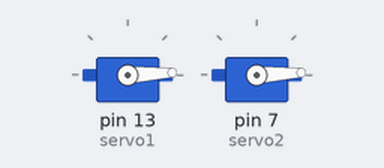
Recording of a sketch running on a simulated Arduino Uno, built with avr-gcc and run on an emulated ATmega328P. On the bench: 2 × servo.

Above: at 0.05 s.
At 0.7 s:
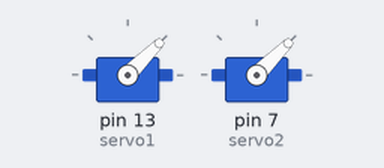
At 1.4 s:
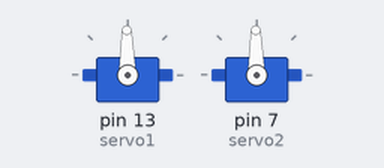
At 2.8 s:
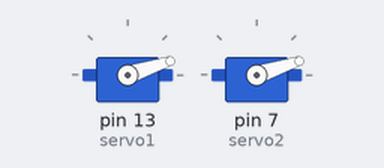
Timing chart, 0 to 7.0 s (numbered marks = the images above):
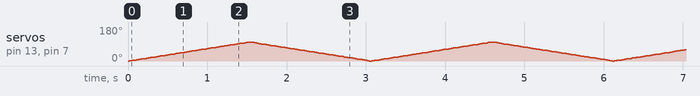

The sketch:

two_servos.ino
```cpp
#include <Servo.h>

Servo servo1;  // create servo object to control the first servo
Servo servo2;  // create servo object to control the second servo

int pos = 0;    // variable to store the servo position

void setup() {
  servo1.attach(13);  // attaches the first servo on pin 13 to the servo object
  servo2.attach(7);   // attaches the second servo on pin 7 to the servo object
}

void loop() {
  for (pos = 0; pos <= 100; pos += 1) { // goes from 0 degrees to 180 degrees
    // in steps of 1 degree
    servo1.write(pos);  // tell the first servo to go to position in variable 'pos'
    servo2.write(pos);  // tell the second servo to go to position in variable 'pos'
    delay(15);          // waits 15ms for the servos to reach the position
  }
  for (pos = 100; pos >= 0; pos -= 1) { // goes from 180 degrees to 0 degrees
    servo1.write(pos);  // tell the first servo to go to position in variable 'pos'
    servo2.write(pos);  // tell the second servo to go to position in variable 'pos'
    delay(15);          // waits 15ms for the servos to reach the position
  }
}
```
